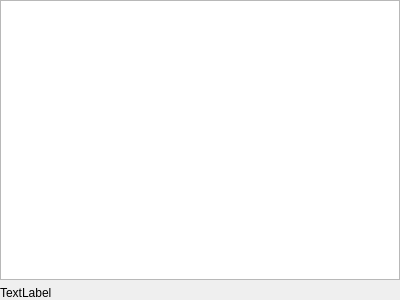
<?xml version="1.0" encoding="UTF-8"?>
<ui version="4.0">
 <class>Package::Widget</class>
 <widget class="QWidget" name="Package::Widget">
  <property name="geometry">
   <rect>
    <x>0</x>
    <y>0</y>
    <width>400</width>
    <height>300</height>
   </rect>
  </property>
  <property name="windowTitle">
   <string>Form</string>
  </property>
  <layout class="QVBoxLayout" name="verticalLayout">
   <property name="leftMargin">
    <number>0</number>
   </property>
   <property name="topMargin">
    <number>0</number>
   </property>
   <property name="rightMargin">
    <number>0</number>
   </property>
   <property name="bottomMargin">
    <number>0</number>
   </property>
   <item>
    <widget class="QTreeView" name="packageTree"/>
   </item>
   <item>
    <widget class="QLabel" name="packageNameInfo">
     <property name="text">
      <string>TextLabel</string>
     </property>
    </widget>
   </item>
  </layout>
 </widget>
 <resources/>
 <connections/>
</ui>
